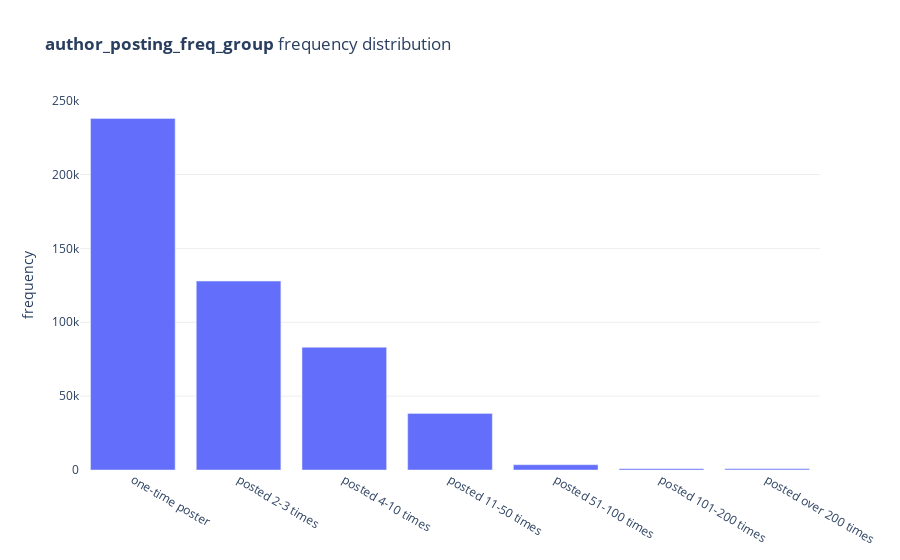

This figure's notebook cell:
### Code cell
cat_freq_plot(df, 'author_posting_freq_group', POSTING_FREQ_GROUPS_LABELS_ORDERED_LIST)

### Figure 1 — Plotly figure (JSON) as saved in the notebook; plotly's stock layout.template omitted (floating-point values rounded to 4 significant figures)
{"data": [{"hovertemplate": "Value: %{x}<br>Frequency: %{y:,}<br><extra></extra>", "hovertext": ["one-time poster", "posted 2-3 times", "posted 4-10 times", "posted 11-50 times", "posted 51-100 times", "posted 101-200 times", "posted over 200 times"], "type": "bar", "x": ["one-time poster", "posted 2-3 times", "posted 4-10 times", "posted 11-50 times", "posted 51-100 times", "posted 101-200 times", "posted over 200 times"], "y": [237943, 127861, 83020, 38318, 3563, 905, 766]}], "layout": {"autosize": true, "plot_bgcolor": "#fff", "showlegend": false, "title": {"text": "<b>author_posting_freq_group</b> frequency distribution"}, "xaxis": {"autorange": true, "range": [-0.5, 6.5], "rangemode": "tozero", "type": "category"}, "yaxis": {"autorange": true, "gridcolor": "#eee", "range": [0, 250500.0], "rangemode": "tozero", "title": {"text": "frequency"}, "type": "linear"}}}
